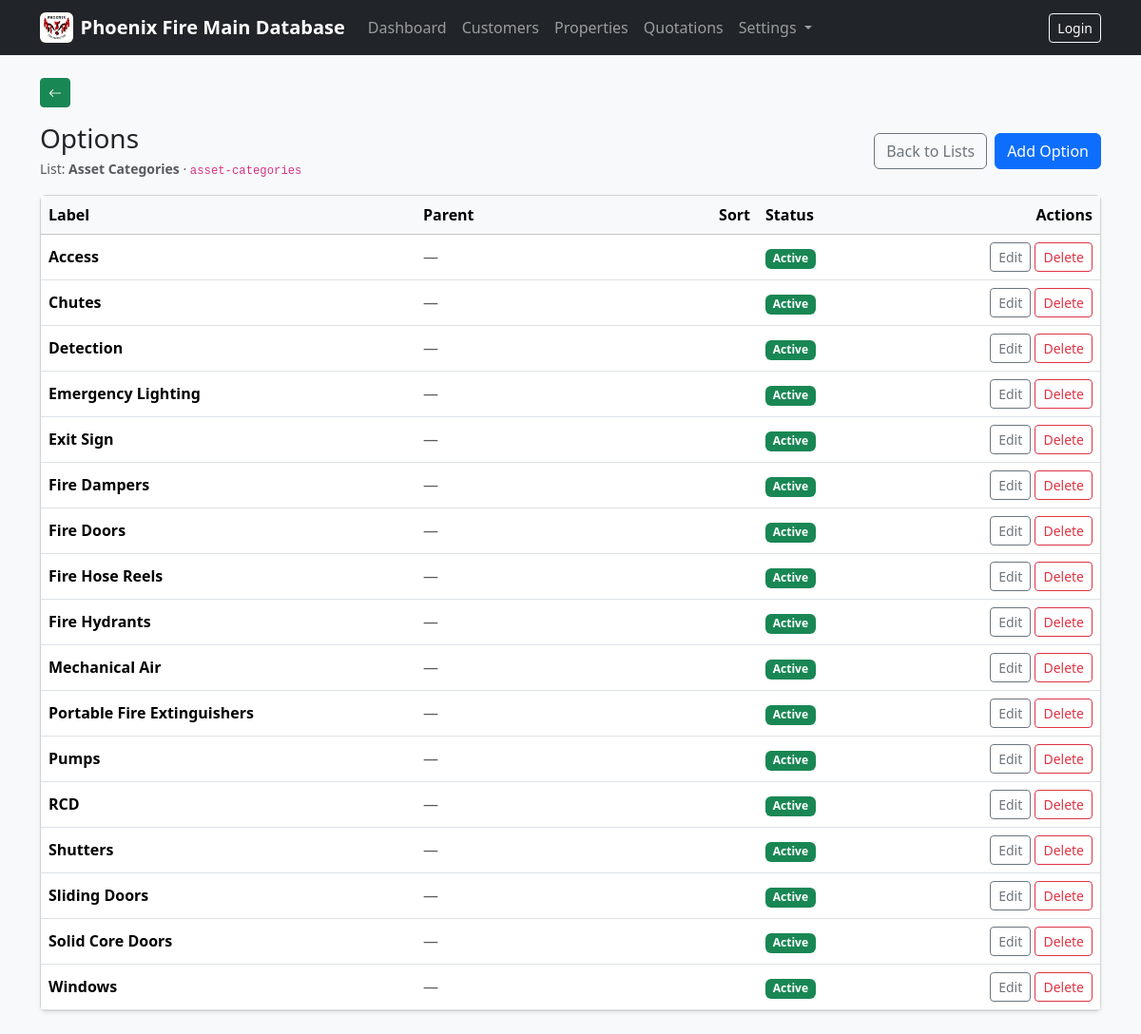
/codes/settings/dropdowns/1/options/, run on the app's committed database.
### company/models.py (models this page shows, shortened)
class ClientProfile(models.Model):
    company_logo = models.ImageField(upload_to="company/logo/", blank=True, null=True)
    legal_company_name = models.CharField(max_length=255, blank=True)
    trading_name = models.CharField(max_length=255, blank=True)
    company_address = models.TextField(blank=True)
    company_phone = models.CharField(max_length=50, blank=True)
    company_email = models.EmailField(blank=True)
    company_abn = models.CharField(max_length=50, blank=True)
    company_acn = models.CharField(max_length=50, blank=True)
    accounts_phone = models.CharField(max_length=50, blank=True)
    accounts_email = models.EmailField(blank=True)
    updated_at = models.DateTimeField(auto_now=True)
    class Meta:
        verbose_name = "Client Profile"
        verbose_name_plural = "Client Profile"
    @classmethod
    def get_solo(cls):
        obj, _ = cls.objects.get_or_create(pk=1)
        return obj

### codes/models.py (models this page shows, shortened)
class DropdownList(models.Model):
    name = models.CharField(max_length=120, unique=True)
    slug = models.SlugField(max_length=140, unique=True, blank=True)
    is_active = models.BooleanField(default=True)
    class Meta:
        ordering = ["name"]
        verbose_name = "Dropdown List"
        verbose_name_plural = "Dropdown Lists"

class DropdownOption(models.Model):
    dropdown_list = models.ForeignKey(
        DropdownList,
        on_delete=models.CASCADE,
        related_name="options",
    )
    label = models.CharField(max_length=120)
    value = models.CharField(max_length=140, blank=True, default="")
    parent = models.ForeignKey(
        "self",
        on_delete=models.SET_NULL,
        null=True,
        blank=True,
        related_name="children",
        help_text="Optional parent option for dependent lists.",
    )
    is_active = models.BooleanField(default=True)
    class Meta:
        ordering = ["label"]
        unique_together = [("dropdown_list", "label")]
        verbose_name = "Dropdown Option"
        verbose_name_plural = "Dropdown Options"

### codes/dropdowns_views.py (the view)
# urls.py: path("settings/dropdowns/<int:list_id>/options/", DropdownOptionListView.as_view(), name="dropdown_option_list"),
class DropdownOptionListView(ListView):
    model = DropdownOption
    template_name = "codes/dropdown_option_list.html"
    context_object_name = "items"
    def get_queryset(self):
        return DropdownOption.objects.filter(
            dropdown_list_id=self.kwargs["list_id"]
        )
    def get_context_data(self, **kwargs):
        ctx = super().get_context_data(**kwargs)
        ctx["dropdown_list"] = DropdownList.objects.get(pk=self.kwargs["list_id"])
        return ctx

### company/context_processors.py (called while the page is built)
def client_profile(request):
    try:
        return {"client_profile": ClientProfile.get_solo()}
    except Exception:
        return {"client_profile": None}

### templates/codes/dropdown_option_list.html
{% extends "base.html" %}
{% block content %}
<div class="d-flex justify-content-between align-items-center mb-3">
  <div>
    <h1 class="h3 mb-1">Options</h1>
    <div class="text-muted small">
      List: <span class="fw-semibold">{{ dropdown_list.name }}</span>
      {% if dropdown_list.slug %} · <code>{{ dropdown_list.slug }}</code>{% endif %}
    </div>
  </div>
  <div class="d-flex gap-2">
    <a class="btn btn-outline-secondary" href="{% url 'codes:dropdown_list_list' %}">
      Back to Lists
    </a>
    <a class="btn btn-primary"
       href="{% url 'codes:dropdown_option_create' dropdown_list.pk %}">
      Add Option
    </a>
  </div>
</div>
<div class="card shadow-sm">
  <div class="table-responsive">
    <table class="table table-hover align-middle mb-0">
      <thead class="table-light">
        <tr>
          <th>Label</th>
          <th style="width: 240px;">Parent</th>
          <th class="text-end" style="width: 120px;">Sort</th>
          <th style="width: 120px;">Status</th>
          <th class="text-end" style="width: 240px;">Actions</th>
        </tr>
      </thead>
      <tbody>
        {% for item in items %}
          <tr>
            <td class="fw-semibold">{{ item.label }}</td>
            <td>
              {% if item.parent %}
                {{ item.parent.label }}
              {% else %}
                <span class="text-muted">—</span>
              {% endif %}
            </td>
            <td class="text-end">{{ item.sort_order }}</td>
            <td>
              {% if item.is_active %}
                <span class="badge bg-success">Active</span>
              {% else %}
                <span class="badge bg-secondary">Inactive</span>
              {% endif %}
            </td>
            <td class="text-end">
              <a class="btn btn-sm btn-outline-secondary"
                 href="{% url 'codes:dropdown_option_update' item.pk %}">
                Edit
              </a>
              <a class="btn btn-sm btn-outline-danger"
                 href="{% url 'codes:dropdown_option_delete' item.pk %}">
                Delete
              </a>
            </td>
          </tr>
        {% empty %}
          <tr>
            <td colspan="5" class="text-muted">No options yet.</td>
          </tr>
        {% endfor %}
      </tbody>
    </table>
  </div>
</div>
{% endblock %}

### templates/base.html (shortened to what this page needs)
<!doctype html>
<html lang="en">
<head>
  <link href="https://cdn.jsdelivr.net/npm/bootstrap@5.3.3/dist/css/bootstrap.min.css" rel="stylesheet">
  <link rel="stylesheet" href="https://cdn.jsdelivr.net/npm/bootstrap-icons@1.11.3/font/bootstrap-icons.min.css">
</head>
<body class="bg-light">
<nav class="navbar navbar-expand-lg navbar-dark bg-dark">
  <div class="container">
    <a class="navbar-brand fw-semibold d-flex align-items-center gap-2"
       href="{% url 'dashboard' %}">
      {% if client_profile and client_profile.company_logo %}
        <img src="{{ client_profile.company_logo.url }}"
             alt="Company Logo"
             style="height:32px;width:auto;"
             class="rounded bg-white p-1">
      {% endif %}
      <span>Phoenix Fire Main Database</span>
    </a>
    <div class="collapse navbar-collapse" id="mainNav">
      <ul class="navbar-nav me-auto">
        <li class="nav-item">
          <a class="nav-link" href="{% url 'dashboard' %}">Dashboard</a>
        </li>
        <li class="nav-item">
          <a class="nav-link" href="{% url 'customers:list' %}">Customers</a>
        </li>
        <li class="nav-item">
          <a class="nav-link" href="{% url 'properties:list' %}">Properties</a>
        </li>
        <li class="nav-item">
          <a class="nav-link" href="{% url 'quotations:list' %}">Quotations</a>
        </li>
        <li class="nav-item dropdown">
          <a class="nav-link dropdown-toggle" href="#" id="settingsDropdown"
             role="button" data-bs-toggle="dropdown">
            Settings
          </a>
        </li>
      </ul>
      <ul class="navbar-nav">
        {% if user.is_authenticated %}
          <li class="nav-item">
            <span class="navbar-text me-3">
              Logged in as {{ user.username }}
            </span>
          </li>
          <li class="nav-item">
            <a class="btn btn-outline-light btn-sm" href="/admin/logout/">Logout</a>
          </li>
        {% else %}
          <li class="nav-item">
            <a class="btn btn-outline-light btn-sm" href="/admin/login/">Login</a>
          </li>
        {% endif %}
      </ul>
    </div>
  </div>
</nav>
<main class="container my-4 page-wrap">
  <div class="mb-3 no-print">
    <button type="button"
            class="btn btn-back btn-sm"
            onclick="goBackAnimated()"
            title="Back">
      <i class="bi bi-arrow-left"></i>
    </button>
  </div>
  {% block content %}{% endblock %}
</main>
</body>
</html>

### templates/base.html (style rules this page uses)
.page-wrap { animation: pageEnter 160ms ease-out; }
.btn-back, a.btn-back, button.btn-back { background-color: var(--bs-success) !important; border-color: var(--bs-success) !important; color: #fff !important; }

### data on the page
ClientProfile: company_logo (picture)
DropdownList: name "Asset Categories", slug "asset-categories"
DropdownOption: label "Access", is_active "Active"
DropdownOption: label "Chutes", is_active "Active"
DropdownOption: label "Detection", is_active "Active"
DropdownOption: label "Emergency Lighting", is_active "Active"
DropdownOption: label "Exit Sign", is_active "Active"
DropdownOption: label "Fire Dampers", is_active "Active"
DropdownOption: label "Fire Doors", is_active "Active"
DropdownOption: label "Fire Hose Reels", is_active "Active"
DropdownOption: label "Fire Hydrants", is_active "Active"
DropdownOption: label "Mechanical Air", is_active "Active"
DropdownOption: label "Portable Fire Extinguishers", is_active "Active"
DropdownOption: label "Pumps", is_active "Active"
DropdownOption: label "RCD", is_active "Active"
DropdownOption: label "Shutters", is_active "Active"
DropdownOption: label "Sliding Doors", is_active "Active"
DropdownOption: label "Solid Core Doors", is_active "Active"
DropdownOption: label "Windows", is_active "Active"
